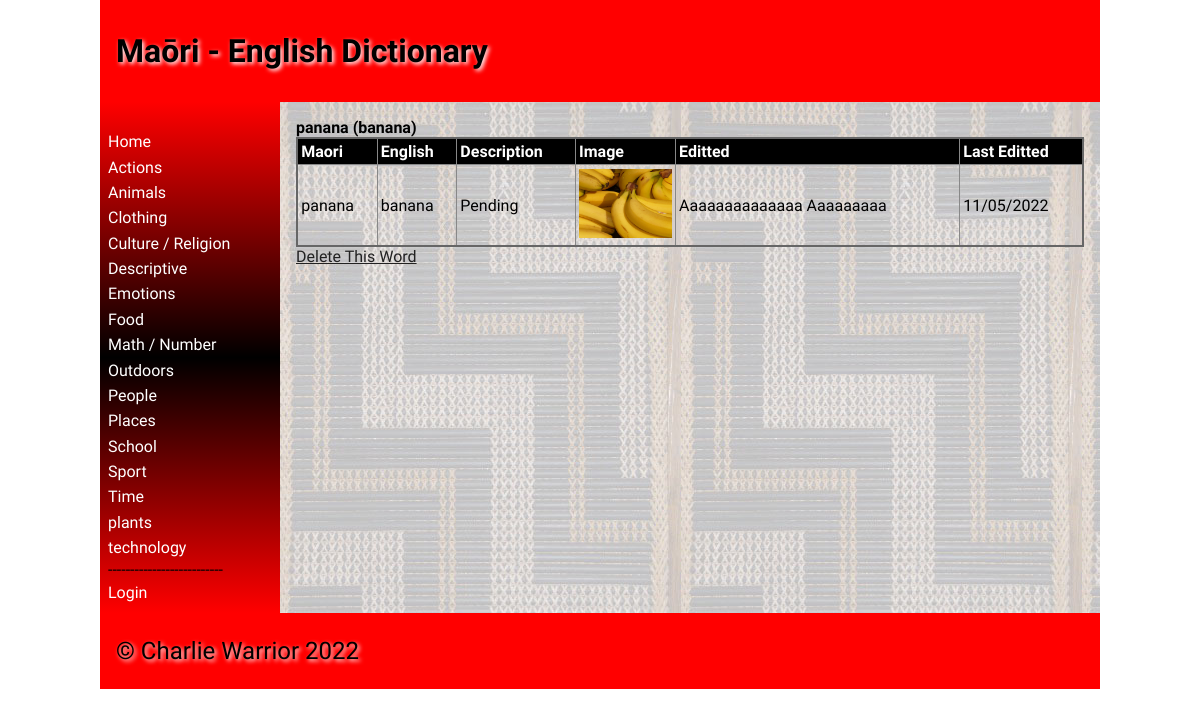
The page /word/12 on the database as committed earlier.
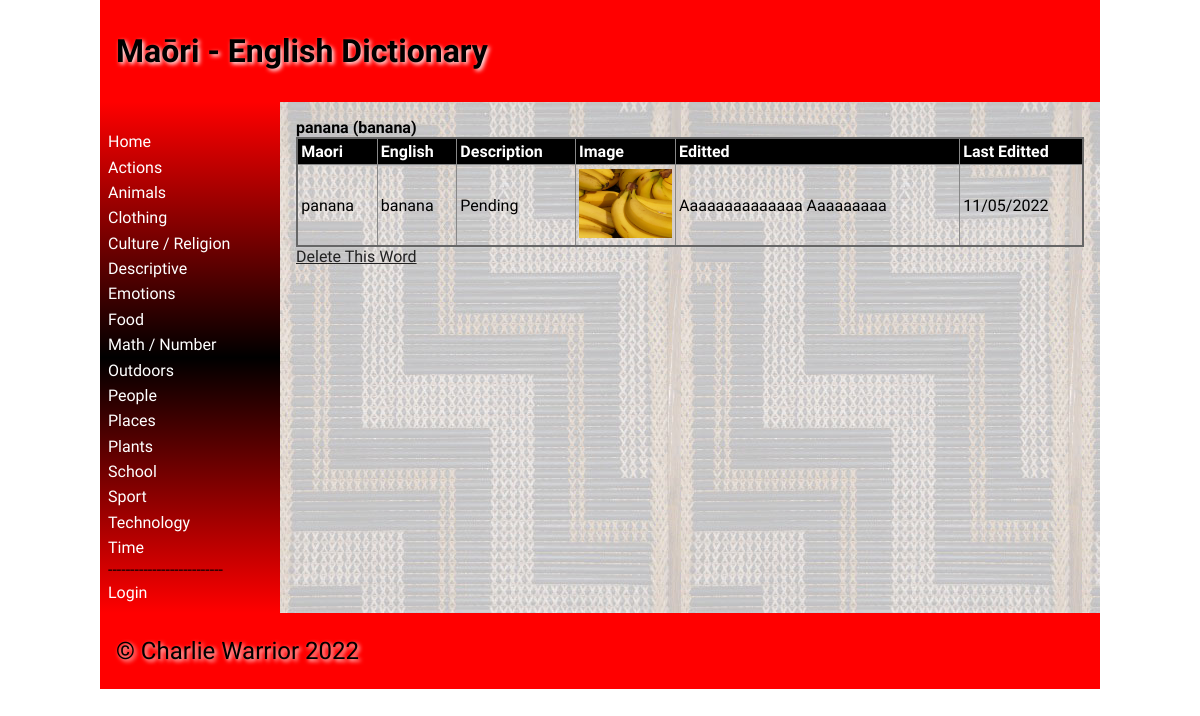
The same page on the database as committed later.
### tables this page shows
CREATE TABLE categories
(
	id integer
		constraint categories_pk
			primary key autoincrement,
	name varchar(30)
);

### app.py (the view)
@app.route('/word/<ID>')
def render_home2(ID):
    con = create_connection(DATABASE)
    query = "SELECT id, maori_word, english_word, image, definition, editor_id, editted, cat_id FROM dictionary WHERE id=? ORDER BY maori_word ASC"
    cur = con.cursor()
    cur.execute(query, (ID, ))
    word_list = cur.fetchall()
    query = "SELECT * FROM users WHERE id=?"
    cur = con.cursor()
    cur.execute(query, (word_list[0][5], ))
    editor_list = cur.fetchall()
    con.close()
    return render_template("word.html", logged_in=is_logged_in(), categories=get_categories(), word=word_list[0], editor=editor_list[0], teacher=is_teacher())

### app.py (called while the page is built)
def create_connection(db_file):
    try:
        connection = sqlite3.connect(db_file)
        return connection
    except Error as e:
        print(e)
    return None

def is_logged_in():
    if session.get("email") is None:
        print('Not Logged In')
        return False
    print('Logged In')
    return True

def is_teacher():
    if session.get("usertype") == "student":
        return False
    return True

def get_categories():
    con = create_connection(DATABASE)
    print(con)
    query = "SELECT id, name FROM categories ORDER BY name ASC"
    cur = con.cursor()
    cur.execute(query)
    category_list = cur.fetchall()
    con.close()
    return category_list

### templates/word.html (shortened to what this page needs)
{% extends 'base.html' %}
{% block heading %}Maōri - English Dictionary{% endblock %}
{% block main %}
<b>{{ word[1] }} ({{ word[2] }})</b>
<table>
    <tr>
        <th>Maori</th>
        <th>English</th>
        <th>Description</th>
        <th>Image</th>
        <th>Editted</th>
        <th>Last Editted</th>
    </tr>
    <tr>
        <td>{{ word[1] }}</td>
        <td>{{ word[2] }}</td>
        <td>{{ word[4] }}</td>
        <td width="100"><img src="/static/images/{{ word[3] }}"></td>
        <td> {{ editor[1] }} {{ editor[2] }}</td>
        <td>{{ word[6] }}</td>
    </tr>
</table>
{% if teacher %}
        <td><a href="/delete/{{word[7]}}/{{word[0]}}">Delete This Word</a></td>
{% endif %}
{% endblock %}

### templates/base.html (shortened to what this page needs)
<!doctype html>
<html lang="en">
<head>
    <link href="{{ url_for('static', filename='css/style.css') }}" rel="stylesheet">
</head>
<body>
<div id="container">
    <header>
        <h1>{% block heading %}{% endblock %}</h1>
    </header>
    <nav>
        <ul>
            <li><a href="\">Home</a></li>
            {% for category in categories %}
            <li><a href="/category/{{category[0]}}">{{category[1]}}</a></li>
            {% endfor %}
            --------------------------
            {% if logged_in %}
            <li><a href="\logout">Logout</a></li>
            {% if teacher %}
            <li><a href="\addword">Add Word</a></li>
            {% endif %}
            {% else %}
            <li><a href="\login">Login</a></li>
        </ul>
        {% endif %}
    </nav>
    <main>
        {% block main%}{% endblock %}
    </main>
    <footer>
        <p>
            &copy; Charlie Warrior 2022
        </p>
    </footer>
</div>
</body>
</html>

Rows that differ between the two databases and show on the page:
changed categories: name "plants" → "Plants"; moves up the list
changed categories: name "technology" → "Technology"; moves up the list
